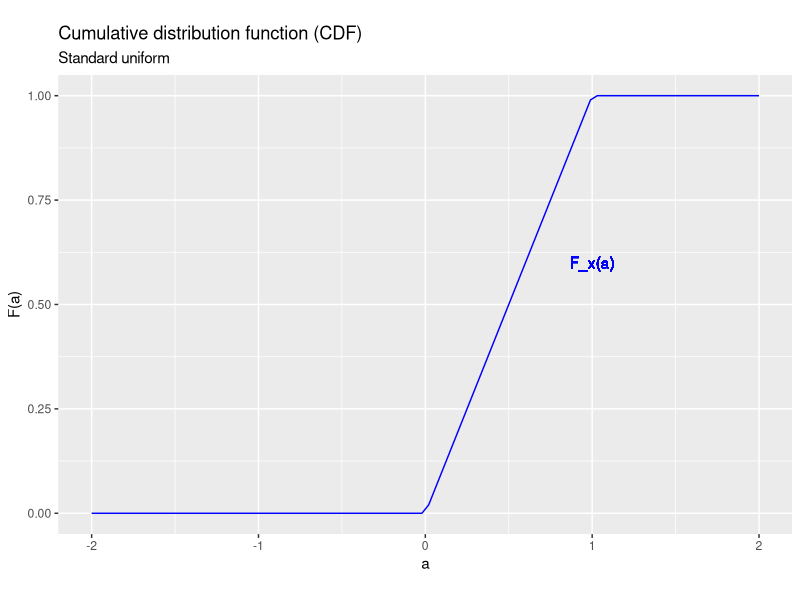
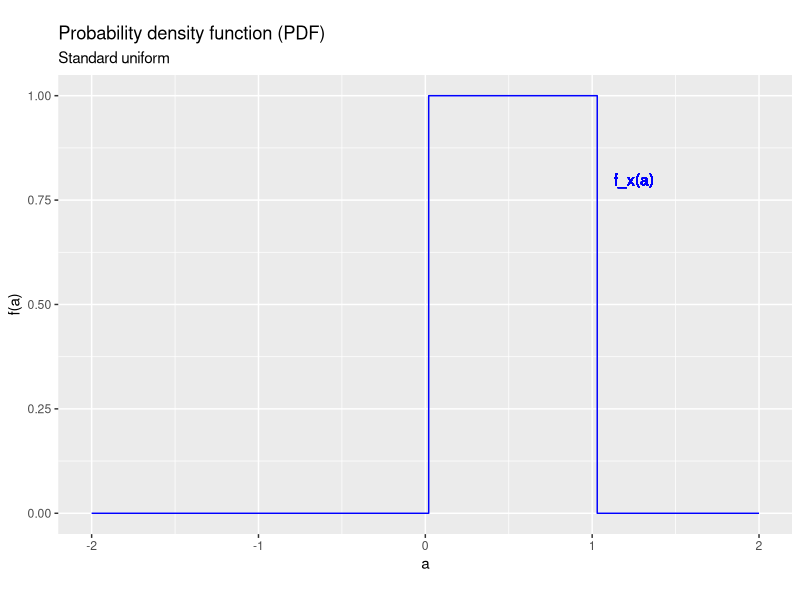
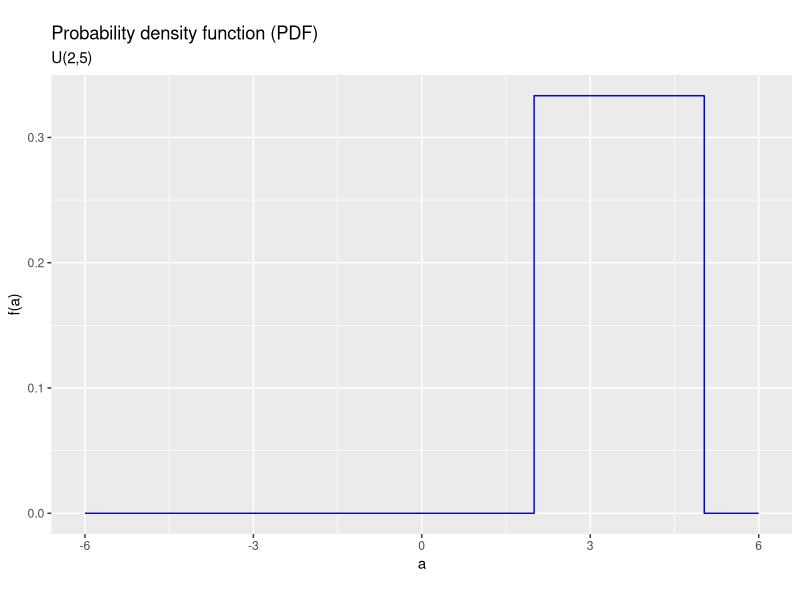
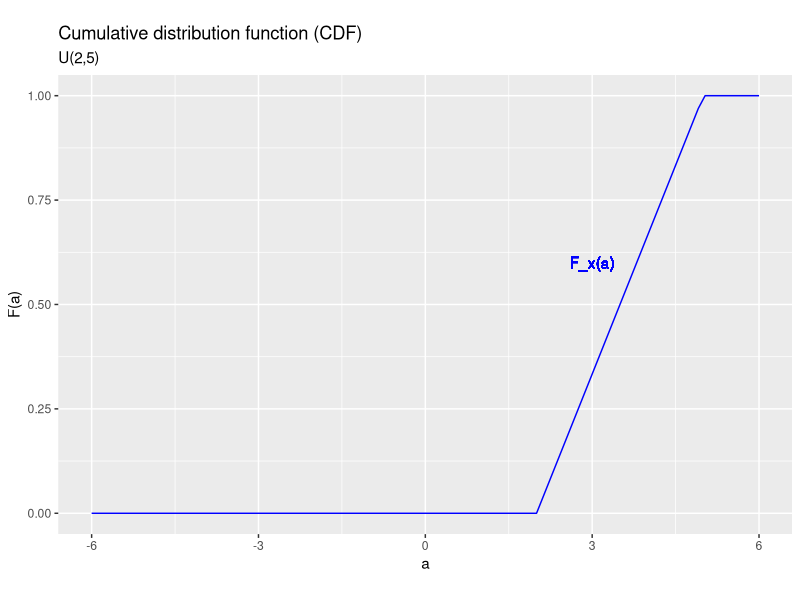
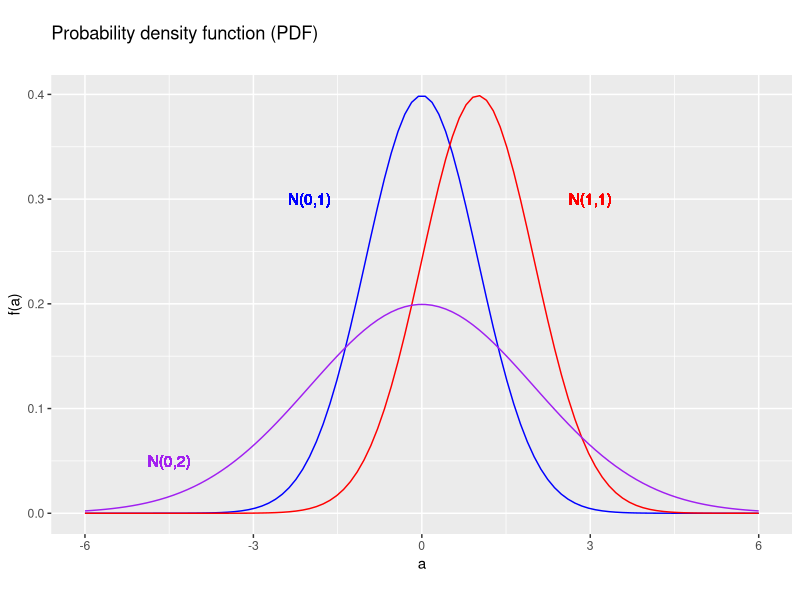
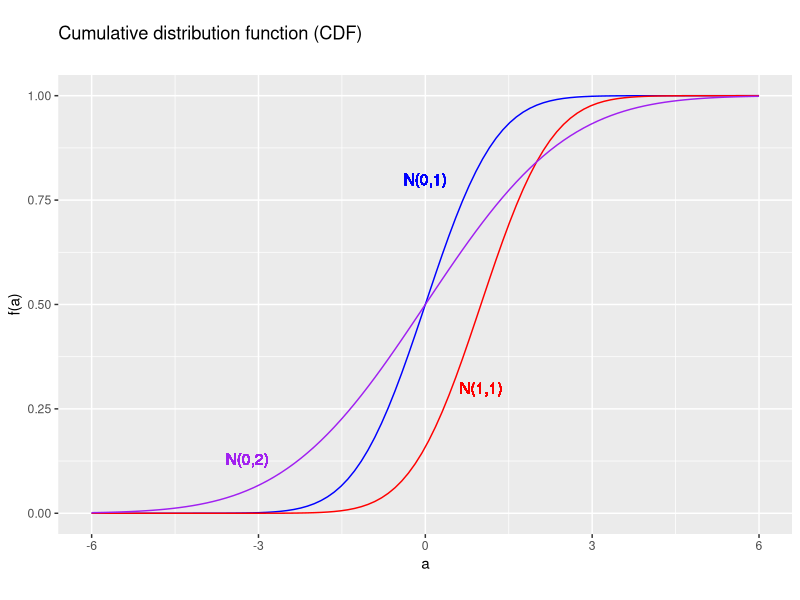
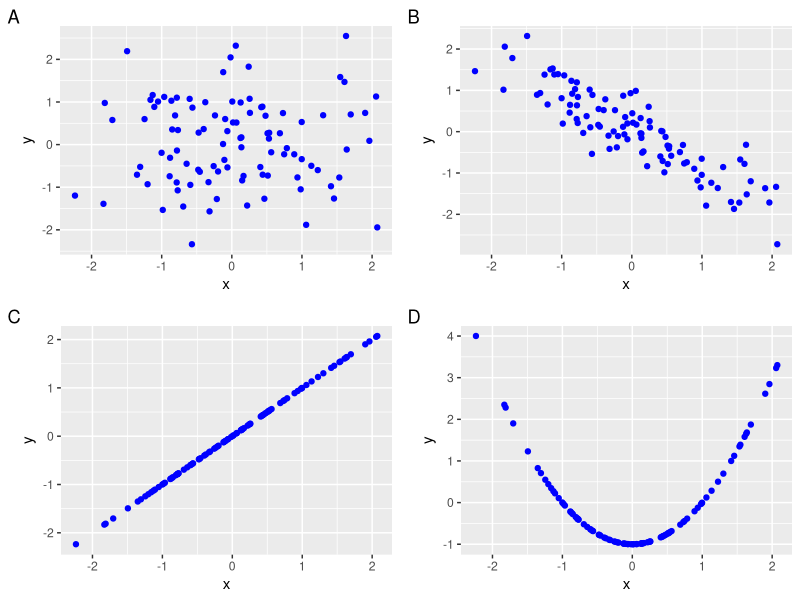
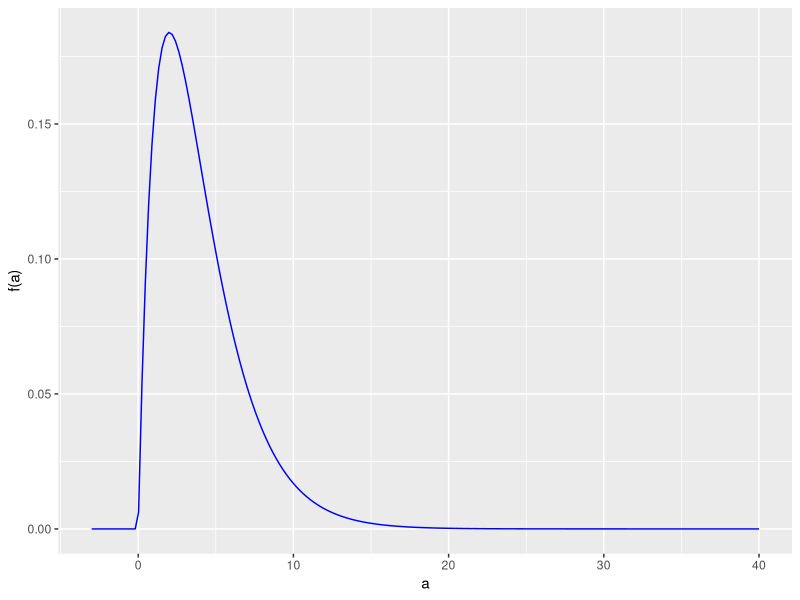

Write R code to recreate these figures, in order.
## ---- chunk 1
knitr::opts_chunk$set(echo = FALSE,
                      prompt = FALSE,
                      tidy = TRUE,
                      collapse = TRUE)
library("tidyverse")
library("cowplot")
## ---- chunk 2
UniformDist <- tibble(a=seq(from=-2,to=2,length.out=100),
                      Fa=punif(seq(from=-2,to=2,length.out=100)),
                      fa=dunif(seq(from=-2,to=2,length.out=100)))
ggplot(data=UniformDist,mapping=aes(x=a,y=Fa)) +
  geom_line(col = "blue") +
  geom_text(x=1,y=0.6,col="blue",label="F_x(a)") +
  xlab("a") +
  ylab("F(a)") +
  labs(title = "Cumulative distribution function (CDF)", 
       subtitle = "Standard uniform", 
       caption = "", 
       tag = "")
## ---- chunk 3
ggplot(data=UniformDist,mapping=aes(x=a,y=fa)) +
  geom_step(col = "blue") +
  geom_text(x=1.25,y=0.8,col="blue",label="f_x(a)") +
  xlab("a") +
  ylab("f(a)") +
  labs(title = "Probability density function (PDF)", 
       subtitle = "Standard uniform", 
       caption = "", 
       tag = "")
## ---- chunk 4
UniformDist <- tibble(a=seq(from=-6,to=6,length.out=100),
                      Fa=punif(seq(from=-6,to=6,length.out=100),min=2,max=5),
                      fa=dunif(seq(from=-6,to=6,length.out=100),min=2,max=5))
ggplot(data=UniformDist,mapping=aes(x=a,y=fa)) +
  geom_step(col = "blue") +
  geom_text(x=1.25,y=0.8,col="blue",label="f_x(a)") +
  xlab("a") +
  ylab("f(a)") +
  labs(title = "Probability density function (PDF)", 
       subtitle = "U(2,5)", 
       caption = "", 
       tag = "")
## ---- chunk 5
UniformDist <- tibble(a=seq(from=-6,to=6,length.out=100),
                      Fa=punif(seq(from=-6,to=6,length.out=100),min=2,max=5),
                      fa=dunif(seq(from=-6,to=6,length.out=100),min=2,max=5))
ggplot(data=UniformDist,mapping=aes(x=a,y=Fa)) +
  geom_line(col = "blue") +
  geom_text(x=3,y=0.6,col="blue",label="F_x(a)") +
  xlab("a") +
  ylab("F(a)") +
  labs(title = "Cumulative distribution function (CDF)", 
       subtitle = "U(2,5)", 
       caption = "", 
       tag = "")
## ---- chunk 6
NormalDist <- tibble(a=seq(from=-6,to=6,length.out=100),
                      Fa=pnorm(seq(from=-6,to=6,length.out=100)),
                      fa1=dnorm(seq(from=-6,to=6,length.out=100),mean=1),
                      fa2=dnorm(seq(from=-6,to=6,length.out=100),sd=2),
                      fa=dnorm(seq(from=-6,to=6,length.out=100)))
ggplot(data=NormalDist,mapping=aes(x=a,y=fa)) +
  geom_line(col = "blue") +
  geom_line(aes(y=fa1),col = "red") +
  geom_line(aes(y=fa2),col = "purple") +
  geom_text(x=-2,y=0.3,col="blue",label="N(0,1)") +
  geom_text(x=3,y=0.3,col="red",label="N(1,1)") +
  geom_text(x=-4.5,y=0.05,col="purple",label="N(0,2)") +
  xlab("a") +
  ylab("f(a)") +
  labs(title = "Probability density function (PDF)", 
       subtitle = "", 
       caption = "", 
       tag = "")
## ---- chunk 7
NormalDist <- tibble(a=seq(from=-6,to=6,length.out=100),
                      Fa=pnorm(seq(from=-6,to=6,length.out=100)),
                      Fa1=pnorm(seq(from=-6,to=6,length.out=100),mean=1),
                      Fa2=pnorm(seq(from=-6,to=6,length.out=100),sd=2),
                      fa=dnorm(seq(from=-6,to=6,length.out=100)))
ggplot(data=NormalDist,mapping=aes(x=a,y=Fa)) +
  geom_line(col = "blue") +
  geom_line(aes(y=Fa1),col = "red") +
  geom_line(aes(y=Fa2),col = "purple") +
  geom_text(x=0,y=0.8,col="blue",label="N(0,1)") +
  geom_text(x=1,y=0.3,col="red",label="N(1,1)") +
  geom_text(x=-3.2,y=0.13,col="purple",label="N(0,2)") +
  xlab("a") +
  ylab("f(a)") +
  labs(title = "Cumulative distribution function (CDF)", 
       subtitle = "", 
       caption = "", 
       tag = "")
## ---- chunk 8
simdata <- tibble(x = rnorm(100),
                  y1 = rnorm(100),
                  y2 = (-x+0.5*y1)/sqrt(1.25),
                  y3 = x,
                  y4 = x^2-1)
p1 <- ggplot(data = simdata, mapping = aes(x = x)) +
  geom_point(aes(y=y1),col="blue") +
  labs(tag = "A") +
  xlab("x") +
  ylab("y")
p2 <- ggplot(data = simdata, mapping = aes(x = x)) +
  geom_point(aes(y=y2),col="blue") +
  labs(tag = "B") +
  xlab("x") +
  ylab("y")
p3 <- ggplot(data = simdata, mapping = aes(x = x)) +
  geom_point(aes(y=y3),col="blue") +
  labs(tag = "C") +
  xlab("x") +
  ylab("y")
p4 <- ggplot(data = simdata, mapping = aes(x = x)) +
  geom_point(aes(y=y4),col="blue") +
  labs(tag = "D") +
  xlab("x") +
  ylab("y")
plot_grid(p1,p2,p3,p4,ncol=2,nrow=2)
## ---- chunk 9
   simdata <- tibble(a = seq(-3,40,len=200),
                     f = dchisq(a,df=4),
                     F = pchisq(a,df=4))
   ggplot(data = simdata, mapping = aes(x = a, y =f)) +
     geom_line(col="blue") +
     xlab("a") +
     ylab("f(a)")
   ggplot(data = simdata, mapping = aes(x = a, y =F)) +
     geom_line(col="blue") +
     xlab("a") +
     ylab("F(a)")
